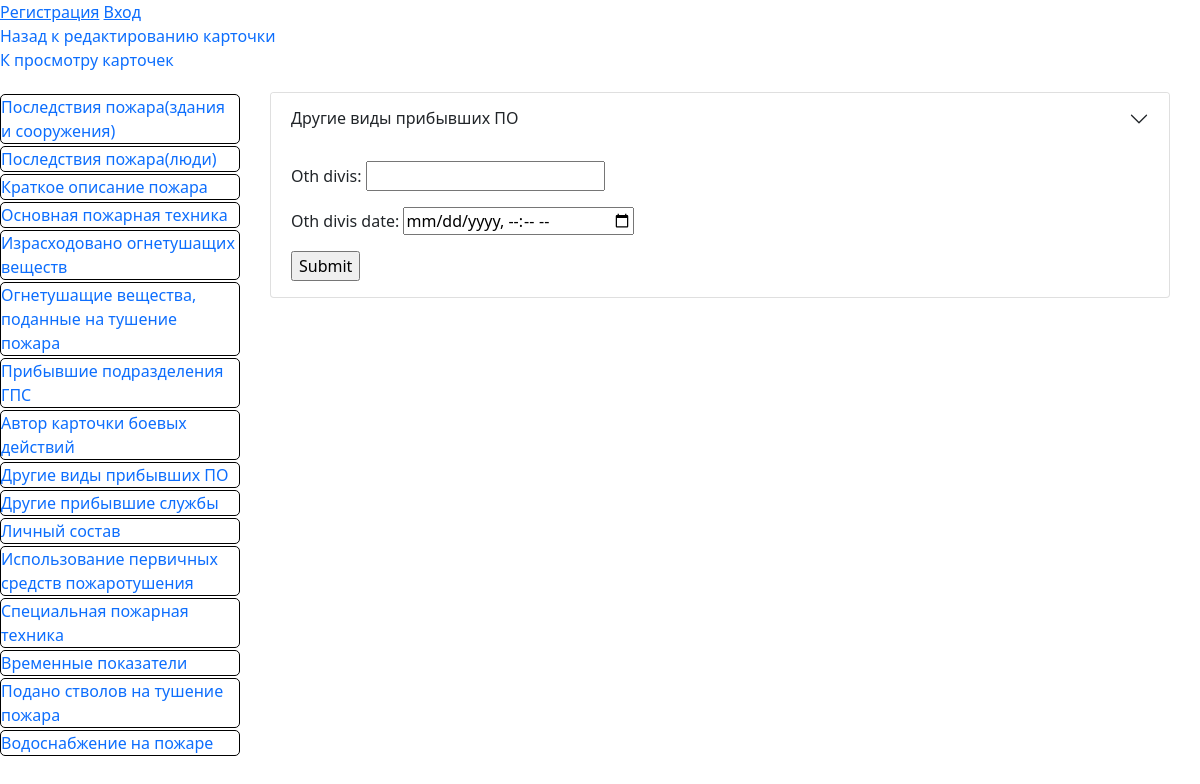
/card/1/oth-fire-services, run on an earlier commit of the app's database.
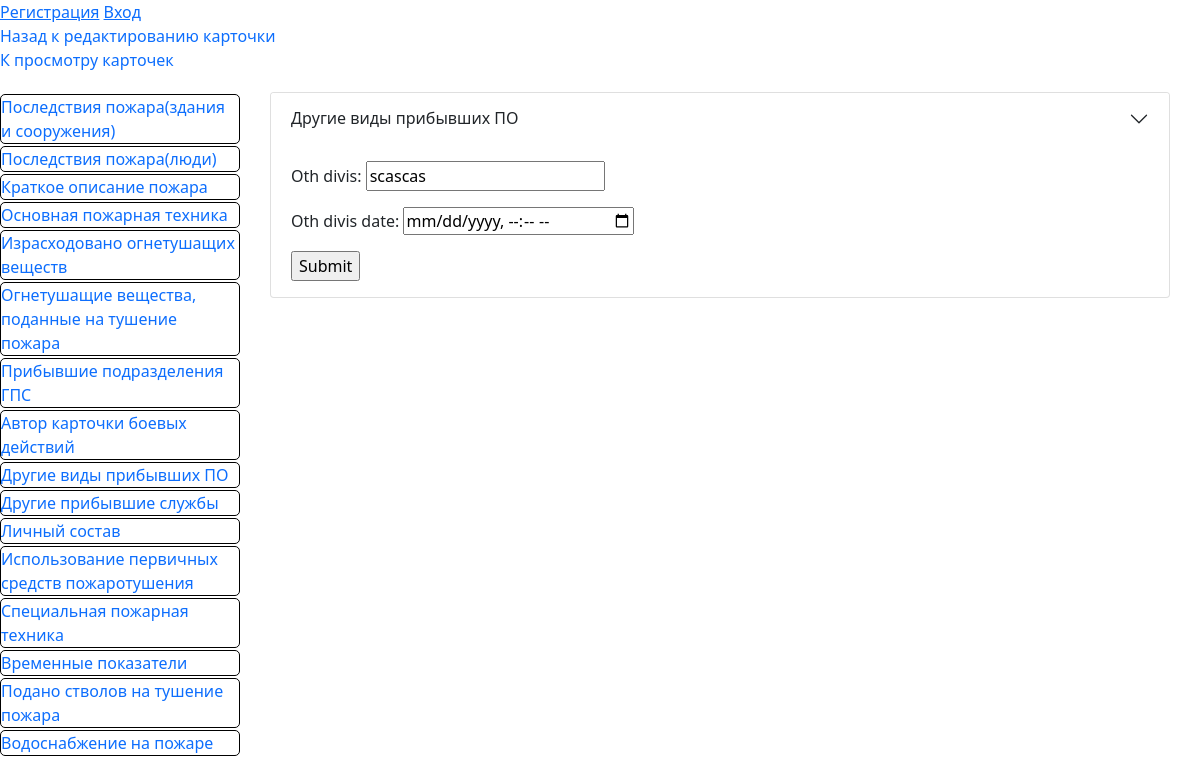
And on a later commit of the database.
### fire/models.py (models this page shows)
class OthFireServices(models.Model):
    card_id = models.OneToOneField(
        GeneralData, on_delete=models.CASCADE, primary_key=True
    )
    oth_divis = models.CharField(max_length=300, null=False, blank=False)
    oth_divis_date = models.DateTimeField(null=True, blank=True)

### fire/views.py (the view)
# urls.py: path('card/<int:card_id>/oth-fire-services', views.oth_fire_services, name="oth-fire-services"),
def oth_fire_services(request, card_id):
    gd = get_object_or_404(GeneralData, card_id=card_id)
    othfireservices = getattr(gd, "othfireservices", None)
    if request.method == "POST":
        form = OthFireServicesForm(
            data=request.POST, initial={"card_id": gd}, instance=othfireservices
        )
        if form.is_valid():
            new_othfireservices = form.save(commit=False)
            if othfireservices is None:
                new_othfireservices.card_id = gd
            new_othfireservices.save()
            return HttpResponseRedirect(
                resolve_url("oth-fire-services", card_id=card_id)
            )
        else:
            return render(
                request,
                "oth_fire_services.html",
                context={"form": form, "card_id": card_id},
            )
    else:
        form = OthFireServicesForm(instance=othfireservices)
    return render(
        request, "oth_fire_services.html", context={"form": form, "card_id": card_id}
    )

### fire/forms.py
class OthFireServicesForm(ModelForm):
    class Meta:
        model = OthFireServices
        exclude = [
            "card_id",
        ]
        widgets = {"oth_divis_date": DateTimeInput(attrs={"type": "datetime-local"})}

### fire/templates/oth_fire_services.html (shortened to what this page needs)
{% extends 'base_card.html' %}
{% block card_info %}
<div class="accordion-item">
    <h2 class="accordion-header" id="panelsStayOpen-headingSix">
      <button
        class="accordion-button collapsed"
        type="button"
      >
        Другие виды прибывших ПО
      </button>
    </h2>
    <div
      id="panelsStayOpen-collapseSix"
    >
      <div class="accordion-body">
        <form
          action={% url 'oth-fire-services' card_id %} method="POST">
          {{ form.as_p }}
          <input type="submit" value="Submit">
        </form>
      </div>
    </div>
  </div>
  {% endblock card_info %}

What changed in the data, as far as the page shows it:
added OthFireServices: oth_divis "scascas"
